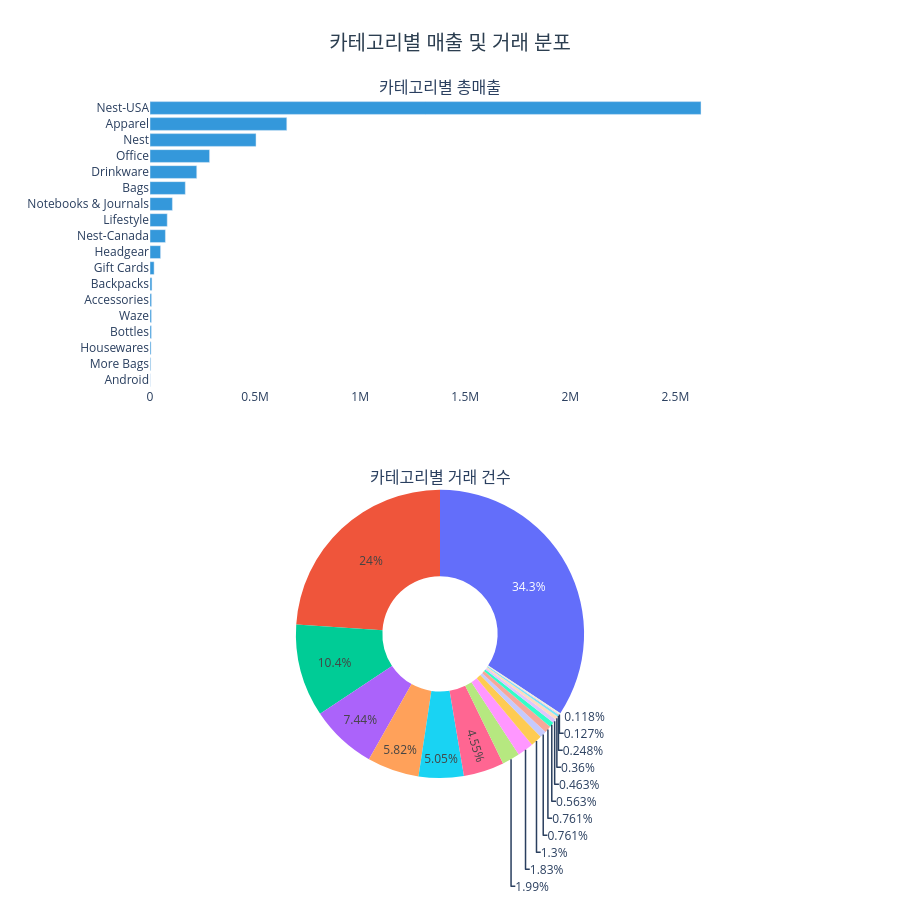

The notebook cell this image was saved under:
### Code cell
cat = cat.sort_values('총매출', ascending=True) 

fig = make_subplots(
    rows=2, cols=1,
    subplot_titles=['카테고리별 총매출', '카테고리별 거래 건수'],
    specs=[[{'type': 'bar'}], [{'type': 'pie'}]],
    vertical_spacing=0.15
)

fig.add_trace(go.Bar(
    x=cat['총매출'], y=cat['제품카테고리'],
    orientation='h', marker_color='#3498db', name='총매출'
), row=1, col=1)

fig.add_trace(go.Pie(
    labels=cat['제품카테고리'], values=cat['거래건수'],
    hole=0.4, name='거래건수'
), row=2, col=1)

fig.update_layout(
    title=dict(text='카테고리별 매출 및 거래 분포', x=0.5, xanchor='center',
               font=dict(size=20, color='#2c3e50')),
    plot_bgcolor='white',
    showlegend=False,
    height=900
)

fig.show()

### Figure 1 — Plotly figure (JSON) as saved in the notebook; plotly's stock layout.template omitted (floating-point values rounded to 4 significant figures)
{"data": [{"marker": {"color": "#3498db"}, "name": "총매출", "orientation": "h", "type": "bar", "x": [750.0, 3313.0, 4985.0, 6667.0, 6953.0, 7412.0, 9197.0, 19450.0, 50400.0, 73340.0, 82040.0, 106600.0, 168000.0, 222500.0, 283500.0, 504600.0, 651000.0, 2622000.0], "xaxis": "x", "y": ["Android", "More Bags", "Housewares", "Bottles", "Waze", "Accessories", "Backpacks", "Gift Cards", "Headgear", "Nest-Canada", "Lifestyle", "Notebooks & Journals", "Bags", "Drinkware", "Office", "Nest", "Apparel", "Nest-USA"], "yaxis": "y"}, {"domain": {"x": [0, 1], "y": [0, 0.425]}, "hole": 0.4, "labels": ["Android", "More Bags", "Housewares", "Bottles", "Waze", "Accessories", "Backpacks", "Gift Cards", "Headgear", "Nest-Canada", "Lifestyle", "Notebooks & Journals", "Bags", "Drinkware", "Office", "Nest", "Apparel", "Nest-USA"], "name": "거래건수", "type": "pie", "values": [43, 40, 122, 258, 442, 191, 84, 157, 674, 258, 1712, 620, 1545, 2524, 3526, 1974, 8129, 11626]}], "layout": {"annotations": [{"font": {"size": 16}, "showarrow": false, "text": "카테고리별 총매출", "x": 0.5, "xanchor": "center", "xref": "paper", "y": 1, "yanchor": "bottom", "yref": "paper"}, {"font": {"size": 16}, "showarrow": false, "text": "카테고리별 거래 건수", "x": 0.5, "xanchor": "center", "xref": "paper", "y": 0.425, "yanchor": "bottom", "yref": "paper"}], "height": 900, "plot_bgcolor": "white", "showlegend": false, "title": {"font": {"color": "#2c3e50", "size": 20}, "text": "카테고리별 매출 및 거래 분포", "x": 0.5, "xanchor": "center"}, "xaxis": {"anchor": "y", "domain": [0, 1]}, "yaxis": {"anchor": "x", "domain": [0.575, 1]}}}
